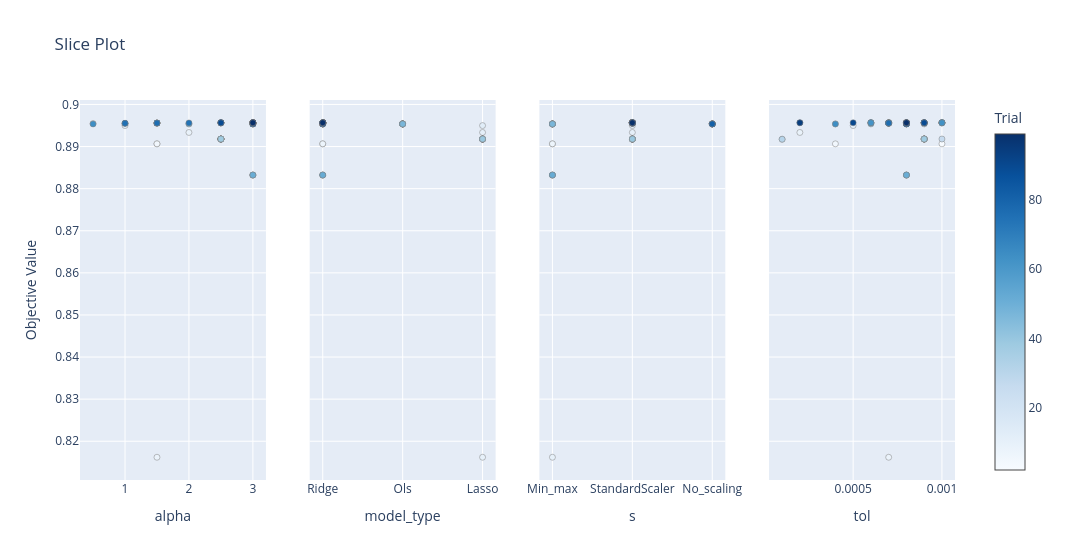

The cell this chart's notebook holds for it:
### Code cell
optuna.visualization.plot_slice(study)

### Figure 1 — Plotly figure (JSON) as saved in the notebook; plotly's stock layout.template omitted (floating-point values rounded to 4 significant figures)
{"data": [{"marker": {"color": [2, 3, 5, 6, 8, 9, 10, 11, 13, 14, 15, 16, 17, 18, 19, 20, 21, 22, 23, 24, 25, 26, 27, 28, 29, 30, 31, 32, 33, 34, 35, 36, 37, 38, 39, 47, 48, 49, 50, 51, 52, 53, 54, 55, 56, 57, 58, 59, 60, 61, 62, 63, 64, 65, 66, 67, 68, 69, 70, 71, 72, 73, 74, 75, 76, 77, 78, 79, 80, 81, 82, 83, 84, 85, 86, 87, 88, 89, 90, 91, 92, 93, 94, 95, 96, 97, 98, 99], "colorbar": {"title": {"text": "Trial"}, "x": 1, "xpad": 40}, "colorscale": [[0, "rgb(247,251,255)"], [0.125, "rgb(222,235,247)"], [0.25, "rgb(198,219,239)"], [0.375, "rgb(158,202,225)"], [0.5, "rgb(107,174,214)"], [0.625, "rgb(66,146,198)"], [0.75, "rgb(33,113,181)"], [0.875, "rgb(8,81,156)"], [1, "rgb(8,48,107)"]], "line": {"color": "Grey", "width": 0.5}, "showscale": true}, "mode": "markers", "name": "Feasible Trial", "showlegend": false, "type": "scatter", "x": [1.5, 1, 1.5, 0.5, 1.5, 2, 2.5, 1, 3, 3, 2.5, 3, 3, 3, 3, 3, 3, 3, 3, 3, 2.5, 2.5, 2, 2.5, 2.5, 2.5, 2.5, 2.5, 2.5, 2.5, 2.5, 2.5, 2.5, 2.5, 2, 3, 3, 3, 3, 3, 3, 3, 3, 3, 3, 3, 3, 3, 3, 3, 3, 3, 0.5, 1.5, 1.5, 3, 1.5, 1, 1.5, 1.5, 1.5, 1, 2, 1, 1.5, 3, 3, 3, 3, 3, 2.5, 2.5, 2.5, 2.5, 2.5, 3, 3, 2.5, 3, 3, 3, 3, 3, 3, 3, 3, 3, 3], "xaxis": "x", "y": [0.8906, 0.8954, 0.8906, 0.8955, 0.8162, 0.8933, 0.8956, 0.895, 0.8957, 0.8957, 0.8956, 0.8957, 0.8957, 0.8957, 0.8957, 0.8957, 0.8957, 0.8957, 0.8957, 0.8957, 0.8956, 0.8918, 0.8954, 0.8917, 0.8918, 0.8918, 0.8917, 0.8918, 0.8918, 0.8918, 0.8918, 0.8918, 0.8918, 0.8918, 0.8954, 0.8832, 0.8954, 0.8832, 0.8832, 0.8832, 0.8957, 0.8957, 0.8957, 0.8957, 0.8957, 0.8957, 0.8957, 0.8957, 0.8957, 0.8957, 0.8957, 0.8957, 0.8954, 0.8956, 0.8956, 0.8957, 0.8956, 0.8955, 0.8956, 0.8956, 0.8956, 0.8955, 0.8956, 0.8955, 0.8956, 0.8954, 0.8954, 0.8954, 0.8954, 0.8954, 0.8956, 0.8956, 0.8956, 0.8956, 0.8956, 0.8957, 0.8957, 0.8956, 0.8957, 0.8957, 0.8957, 0.8957, 0.8957, 0.8957, 0.8957, 0.8957, 0.8957, 0.8957], "yaxis": "y"}, {"marker": {"color": [0, 1, 2, 3, 4, 5, 6, 7, 8, 9, 10, 11, 12, 13, 14, 15, 16, 17, 18, 19, 20, 21, 22, 23, 24, 25, 26, 27, 28, 29, 30, 31, 32, 33, 34, 35, 36, 37, 38, 39, 40, 41, 42, 43, 44, 45, 46, 47, 48, 49, 50, 51, 52, 53, 54, 55, 56, 57, 58, 59, 60, 61, 62, 63, 64, 65, 66, 67, 68, 69, 70, 71, 72, 73, 74, 75, 76, 77, 78, 79, 80, 81, 82, 83, 84, 85, 86, 87, 88, 89, 90, 91, 92, 93, 94, 95, 96, 97, 98, 99], "colorbar": {"title": {"text": "Trial"}, "x": 1, "xpad": 40}, "colorscale": [[0, "rgb(247,251,255)"], [0.125, "rgb(222,235,247)"], [0.25, "rgb(198,219,239)"], [0.375, "rgb(158,202,225)"], [0.5, "rgb(107,174,214)"], [0.625, "rgb(66,146,198)"], [0.75, "rgb(33,113,181)"], [0.875, "rgb(8,81,156)"], [1, "rgb(8,48,107)"]], "line": {"color": "Grey", "width": 0.5}, "showscale": false}, "mode": "markers", "name": "Feasible Trial", "showlegend": false, "type": "scatter", "x": ["Ols", "Ols", "Ridge", "Ridge", "Ols", "Ridge", "Ridge", "Ols", "Lasso", "Lasso", "Ridge", "Lasso", "Ols", "Ridge", "Ridge", "Ridge", "Ridge", "Ridge", "Ridge", "Ridge", "Ridge", "Ridge", "Ridge", "Ridge", "Ridge", "Ridge", "Lasso", "Ridge", "Lasso", "Lasso", "Lasso", "Lasso", "Lasso", "Lasso", "Lasso", "Lasso", "Lasso", "Lasso", "Lasso", "Ridge", "Ols", "Ols", "Ols", "Ols", "Ols", "Ols", "Ols", "Ridge", "Ridge", "Ridge", "Ridge", "Ridge", "Ridge", "Ridge", "Ridge", "Ridge", "Ridge", "Ridge", "Ridge", "Ridge", "Ridge", "Ridge", "Ridge", "Ridge", "Ridge", "Ridge", "Ridge", "Ridge", "Ridge", "Ridge", "Ridge", "Ridge", "Ridge", "Ridge", "Ridge", "Ridge", "Ridge", "Ridge", "Ridge", "Ridge", "Ridge", "Ridge", "Ridge", "Ridge", "Ridge", "Ridge", "Ridge", "Ridge", "Ridge", "Ridge", "Ridge", "Ridge", "Ridge", "Ridge", "Ridge", "Ridge", "Ridge", "Ridge", "Ridge", "Ridge"], "xaxis": "x2", "y": [0.8954, 0.8954, 0.8906, 0.8954, 0.8954, 0.8906, 0.8955, 0.8954, 0.8162, 0.8933, 0.8956, 0.895, 0.8954, 0.8957, 0.8957, 0.8956, 0.8957, 0.8957, 0.8957, 0.8957, 0.8957, 0.8957, 0.8957, 0.8957, 0.8957, 0.8956, 0.8918, 0.8954, 0.8917, 0.8918, 0.8918, 0.8917, 0.8918, 0.8918, 0.8918, 0.8918, 0.8918, 0.8918, 0.8918, 0.8954, 0.8954, 0.8954, 0.8954, 0.8954, 0.8954, 0.8954, 0.8954, 0.8832, 0.8954, 0.8832, 0.8832, 0.8832, 0.8957, 0.8957, 0.8957, 0.8957, 0.8957, 0.8957, 0.8957, 0.8957, 0.8957, 0.8957, 0.8957, 0.8957, 0.8954, 0.8956, 0.8956, 0.8957, 0.8956, 0.8955, 0.8956, 0.8956, 0.8956, 0.8955, 0.8956, 0.8955, 0.8956, 0.8954, 0.8954, 0.8954, 0.8954, 0.8954, 0.8956, 0.8956, 0.8956, 0.8956, 0.8956, 0.8957, 0.8957, 0.8956, 0.8957, 0.8957, 0.8957, 0.8957, 0.8957, 0.8957, 0.8957, 0.8957, 0.8957, 0.8957], "yaxis": "y2"}, {"marker": {"color": [0, 1, 2, 3, 4, 5, 6, 7, 8, 9, 10, 11, 12, 13, 14, 15, 16, 17, 18, 19, 20, 21, 22, 23, 24, 25, 26, 27, 28, 29, 30, 31, 32, 33, 34, 35, 36, 37, 38, 39, 40, 41, 42, 43, 44, 45, 46, 47, 48, 49, 50, 51, 52, 53, 54, 55, 56, 57, 58, 59, 60, 61, 62, 63, 64, 65, 66, 67, 68, 69, 70, 71, 72, 73, 74, 75, 76, 77, 78, 79, 80, 81, 82, 83, 84, 85, 86, 87, 88, 89, 90, 91, 92, 93, 94, 95, 96, 97, 98, 99], "colorbar": {"title": {"text": "Trial"}, "x": 1, "xpad": 40}, "colorscale": [[0, "rgb(247,251,255)"], [0.125, "rgb(222,235,247)"], [0.25, "rgb(198,219,239)"], [0.375, "rgb(158,202,225)"], [0.5, "rgb(107,174,214)"], [0.625, "rgb(66,146,198)"], [0.75, "rgb(33,113,181)"], [0.875, "rgb(8,81,156)"], [1, "rgb(8,48,107)"]], "line": {"color": "Grey", "width": 0.5}, "showscale": false}, "mode": "markers", "name": "Feasible Trial", "showlegend": false, "type": "scatter", "x": ["Min_max", "Min_max", "Min_max", "No_scaling", "No_scaling", "Min_max", "StandardScaler", "Min_max", "Min_max", "StandardScaler", "StandardScaler", "StandardScaler", "No_scaling", "StandardScaler", "StandardScaler", "StandardScaler", "StandardScaler", "StandardScaler", "StandardScaler", "StandardScaler", "StandardScaler", "StandardScaler", "StandardScaler", "StandardScaler", "StandardScaler", "StandardScaler", "StandardScaler", "No_scaling", "StandardScaler", "StandardScaler", "StandardScaler", "StandardScaler", "StandardScaler", "StandardScaler", "StandardScaler", "StandardScaler", "StandardScaler", "StandardScaler", "StandardScaler", "No_scaling", "Min_max", "Min_max", "Min_max", "Min_max", "Min_max", "Min_max", "Min_max", "Min_max", "No_scaling", "Min_max", "Min_max", "Min_max", "StandardScaler", "StandardScaler", "StandardScaler", "StandardScaler", "StandardScaler", "StandardScaler", "StandardScaler", "StandardScaler", "StandardScaler", "StandardScaler", "StandardScaler", "StandardScaler", "No_scaling", "StandardScaler", "StandardScaler", "StandardScaler", "StandardScaler", "StandardScaler", "StandardScaler", "StandardScaler", "StandardScaler", "StandardScaler", "StandardScaler", "StandardScaler", "StandardScaler", "No_scaling", "No_scaling", "No_scaling", "No_scaling", "No_scaling", "StandardScaler", "StandardScaler", "StandardScaler", "StandardScaler", "StandardScaler", "StandardScaler", "StandardScaler", "StandardScaler", "StandardScaler", "StandardScaler", "StandardScaler", "StandardScaler", "StandardScaler", "StandardScaler", "StandardScaler", "StandardScaler", "StandardScaler", "StandardScaler"], "xaxis": "x3", "y": [0.8954, 0.8954, 0.8906, 0.8954, 0.8954, 0.8906, 0.8955, 0.8954, 0.8162, 0.8933, 0.8956, 0.895, 0.8954, 0.8957, 0.8957, 0.8956, 0.8957, 0.8957, 0.8957, 0.8957, 0.8957, 0.8957, 0.8957, 0.8957, 0.8957, 0.8956, 0.8918, 0.8954, 0.8917, 0.8918, 0.8918, 0.8917, 0.8918, 0.8918, 0.8918, 0.8918, 0.8918, 0.8918, 0.8918, 0.8954, 0.8954, 0.8954, 0.8954, 0.8954, 0.8954, 0.8954, 0.8954, 0.8832, 0.8954, 0.8832, 0.8832, 0.8832, 0.8957, 0.8957, 0.8957, 0.8957, 0.8957, 0.8957, 0.8957, 0.8957, 0.8957, 0.8957, 0.8957, 0.8957, 0.8954, 0.8956, 0.8956, 0.8957, 0.8956, 0.8955, 0.8956, 0.8956, 0.8956, 0.8955, 0.8956, 0.8955, 0.8956, 0.8954, 0.8954, 0.8954, 0.8954, 0.8954, 0.8956, 0.8956, 0.8956, 0.8956, 0.8956, 0.8957, 0.8957, 0.8956, 0.8957, 0.8957, 0.8957, 0.8957, 0.8957, 0.8957, 0.8957, 0.8957, 0.8957, 0.8957], "yaxis": "y3"}, {"marker": {"color": [2, 3, 5, 6, 8, 9, 10, 11, 13, 14, 15, 16, 17, 18, 19, 20, 21, 22, 23, 24, 25, 26, 27, 28, 29, 30, 31, 32, 33, 34, 35, 36, 37, 38, 39, 47, 48, 49, 50, 51, 52, 53, 54, 55, 56, 57, 58, 59, 60, 61, 62, 63, 64, 65, 66, 67, 68, 69, 70, 71, 72, 73, 74, 75, 76, 77, 78, 79, 80, 81, 82, 83, 84, 85, 86, 87, 88, 89, 90, 91, 92, 93, 94, 95, 96, 97, 98, 99], "colorbar": {"title": {"text": "Trial"}, "x": 1, "xpad": 40}, "colorscale": [[0, "rgb(247,251,255)"], [0.125, "rgb(222,235,247)"], [0.25, "rgb(198,219,239)"], [0.375, "rgb(158,202,225)"], [0.5, "rgb(107,174,214)"], [0.625, "rgb(66,146,198)"], [0.75, "rgb(33,113,181)"], [0.875, "rgb(8,81,156)"], [1, "rgb(8,48,107)"]], "line": {"color": "Grey", "width": 0.5}, "showscale": false}, "mode": "markers", "name": "Feasible Trial", "showlegend": false, "type": "scatter", "x": [0.001, 0.0004, 0.0004, 0.0009, 0.0007, 0.0002, 0.0008, 0.0005, 0.0009, 0.0009, 0.0009, 0.0009, 0.0008, 0.0008, 0.0008, 0.0007, 0.0007, 0.0007, 0.0007, 0.0007, 0.001, 0.001, 0.0009, 0.0001, 0.0009, 0.0009, 0.0001, 0.0009, 0.0009, 0.0009, 0.0009, 0.0009, 0.0009, 0.0009, 0.0006, 0.0008, 0.0008, 0.0008, 0.0008, 0.0008, 0.001, 0.001, 0.0006, 0.001, 0.0006, 0.0006, 0.001, 0.001, 0.001, 0.0006, 0.0006, 0.001, 0.0004, 0.0007, 0.0007, 0.0007, 0.0007, 0.0007, 0.0007, 0.0007, 0.0007, 0.0007, 0.0008, 0.0008, 0.0007, 0.0008, 0.0008, 0.0008, 0.0008, 0.0008, 0.0009, 0.0009, 0.0009, 0.0009, 0.0009, 0.0009, 0.0009, 0.0009, 0.0005, 0.0002, 0.0008, 0.0008, 0.0002, 0.0008, 0.0008, 0.0008, 0.0008, 0.0008], "xaxis": "x4", "y": [0.8906, 0.8954, 0.8906, 0.8955, 0.8162, 0.8933, 0.8956, 0.895, 0.8957, 0.8957, 0.8956, 0.8957, 0.8957, 0.8957, 0.8957, 0.8957, 0.8957, 0.8957, 0.8957, 0.8957, 0.8956, 0.8918, 0.8954, 0.8917, 0.8918, 0.8918, 0.8917, 0.8918, 0.8918, 0.8918, 0.8918, 0.8918, 0.8918, 0.8918, 0.8954, 0.8832, 0.8954, 0.8832, 0.8832, 0.8832, 0.8957, 0.8957, 0.8957, 0.8957, 0.8957, 0.8957, 0.8957, 0.8957, 0.8957, 0.8957, 0.8957, 0.8957, 0.8954, 0.8956, 0.8956, 0.8957, 0.8956, 0.8955, 0.8956, 0.8956, 0.8956, 0.8955, 0.8956, 0.8955, 0.8956, 0.8954, 0.8954, 0.8954, 0.8954, 0.8954, 0.8956, 0.8956, 0.8956, 0.8956, 0.8956, 0.8957, 0.8957, 0.8956, 0.8957, 0.8957, 0.8957, 0.8957, 0.8957, 0.8957, 0.8957, 0.8957, 0.8957, 0.8957], "yaxis": "y4"}], "layout": {"title": {"text": "Slice Plot"}, "width": 1200, "xaxis": {"anchor": "y", "domain": [0, 0.2125], "title": {"text": "alpha"}}, "xaxis2": {"anchor": "y2", "categoryarray": ["Ridge", "Ols", "Lasso"], "categoryorder": "array", "domain": [0.2625, 0.475], "title": {"text": "model_type"}, "type": "category"}, "xaxis3": {"anchor": "y3", "categoryarray": ["Min_max", "StandardScaler", "No_scaling"], "categoryorder": "array", "domain": [0.525, 0.7375], "title": {"text": "s"}, "type": "category"}, "xaxis4": {"anchor": "y4", "domain": [0.7875, 1], "title": {"text": "tol"}}, "yaxis": {"anchor": "x", "domain": [0, 1], "title": {"text": "Objective Value"}}, "yaxis2": {"anchor": "x2", "domain": [0, 1], "matches": "y", "showticklabels": false}, "yaxis3": {"anchor": "x3", "domain": [0, 1], "matches": "y", "showticklabels": false}, "yaxis4": {"anchor": "x4", "domain": [0, 1], "matches": "y", "showticklabels": false}}}
